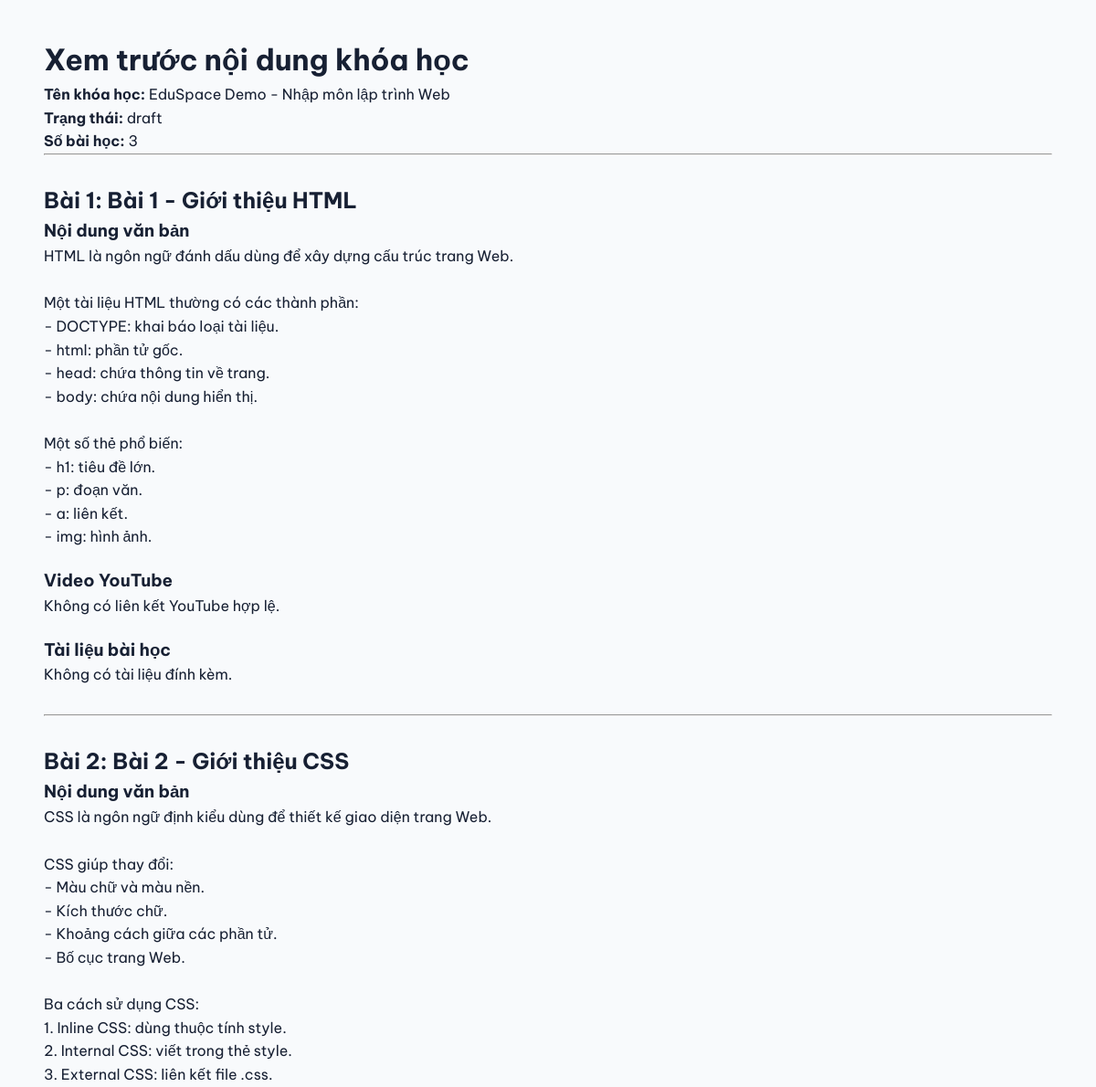
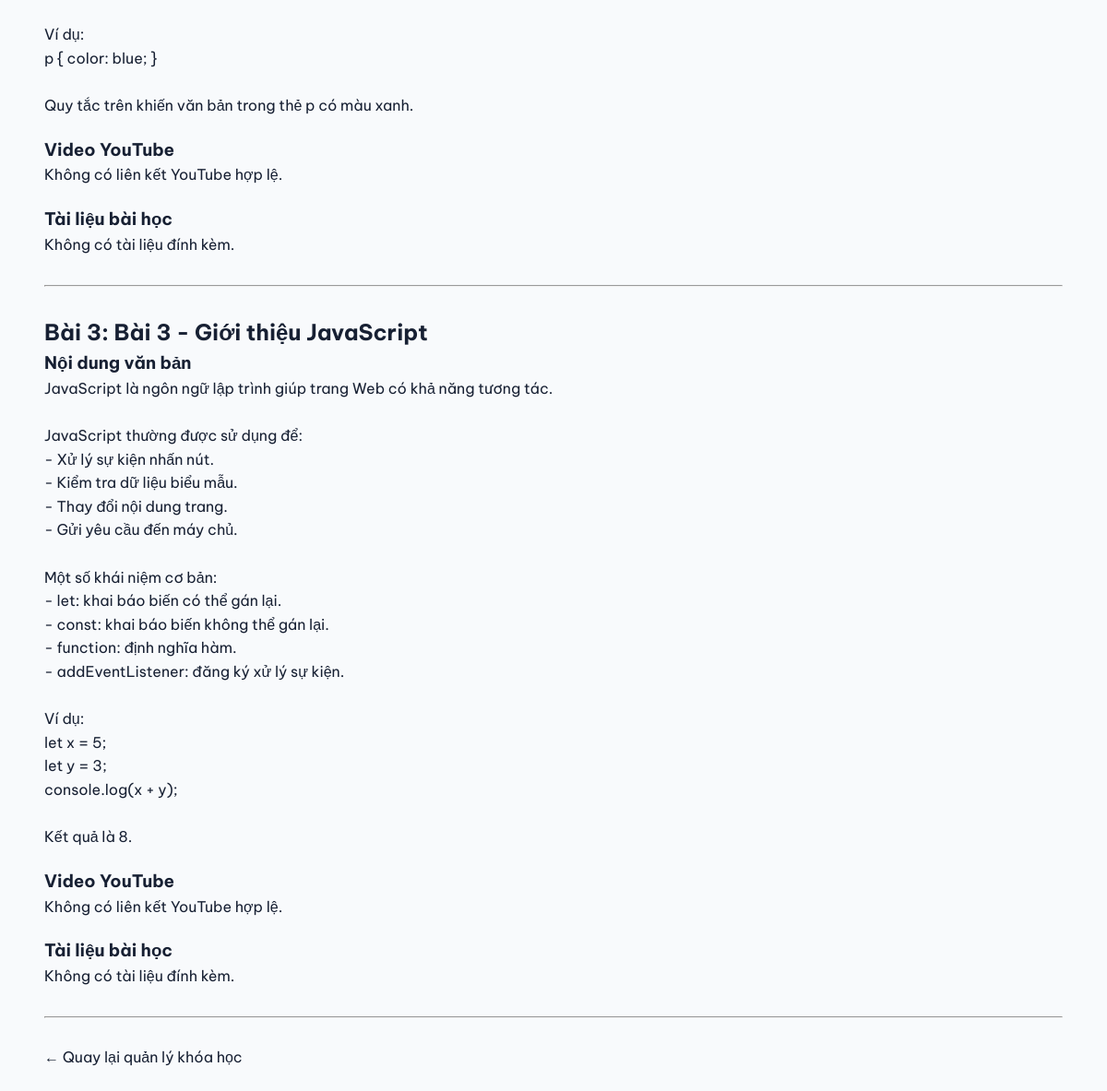
/admin/course_preview.php?course_id=13 (signed in), run on the app's committed database (2 pictures, top to bottom).
### tables this page shows
CREATE TABLE `courses` (
  `id` int(11) NOT NULL,
  `teacher_id` int(11) DEFAULT NULL,
  `category` varchar(100) NOT NULL,
  `title` varchar(255) NOT NULL,
  `description` text DEFAULT NULL,
  `icon` varchar(20) DEFAULT '?',
  `color` varchar(20) DEFAULT 'blue',
  `students` int(11) DEFAULT 0,
  `teacher_name` varchar(100) DEFAULT NULL,
  `status` enum('draft','pending','approved','rejected') DEFAULT 'draft',
  `created_at` timestamp NOT NULL DEFAULT current_timestamp()
);

CREATE TABLE `lessons` (
  `id` int(11) NOT NULL,
  `course_id` int(11) NOT NULL,
  `title` varchar(255) NOT NULL,
  `content` text DEFAULT NULL,
  `video_url` varchar(500) DEFAULT NULL,
  `lesson_order` int(11) NOT NULL DEFAULT 1,
  `created_at` timestamp NOT NULL DEFAULT current_timestamp()
);

### admin/course_preview.php (the view, shortened to what this page needs)
<?php
require_once __DIR__ . "/../includes/auth.php";
$courseId = filter_input(
    INPUT_GET,
    "course_id",
    FILTER_VALIDATE_INT
);
$stmt = $pdo->prepare(
    "SELECT id, title, status
     FROM courses
     WHERE id = ?
     LIMIT 1"
);
$stmt->execute([$courseId]);
$course = $stmt->fetch(PDO::FETCH_ASSOC);
$stmt = $pdo->prepare(
    "SELECT id, title, content, video_url, lesson_order
     FROM lessons
     WHERE course_id = ?
     ORDER BY lesson_order ASC, id ASC"
);
$stmt->execute([$courseId]);
$lessons = $stmt->fetchAll(PDO::FETCH_ASSOC);
$materialsByLesson = [];
function e($value) {
    return htmlspecialchars(
        (string)$value,
        ENT_QUOTES,
        "UTF-8"
    );
}
?>
<!DOCTYPE html>
<html lang="vi">
<head>
    <link rel="stylesheet" href="../assets/css/style.css">
</head>
<body>
<div class="container" style="padding: 40px 0;">
    <h1>Xem trước nội dung khóa học</h1>
    <p>
        <strong>Tên khóa học:</strong>
        <?php echo e($course["title"]); ?>
    </p>
    <p>
        <strong>Trạng thái:</strong>
        <?php echo e($course["status"]); ?>
    </p>
    <p>
        <strong>Số bài học:</strong>
        <?php echo count($lessons); ?>
    </p>
    <hr>
    <?php foreach ($lessons as $lesson): ?>
        <section style="margin: 30px 0;">
            <h2>
                Bài <?php echo (int)$lesson["lesson_order"]; ?>:
                <?php echo e($lesson["title"]); ?>
            </h2>
            <h3>Nội dung văn bản</h3>
            <?php if (trim((string)$lesson["content"]) !== ""): ?>
                <div>
                    <?php
                        echo nl2br(e($lesson["content"]));
                    ?>
                </div>
            <?php else: ?>
                <p>Không có nội dung văn bản.</p>
            <?php endif; ?>
            <h3 style="margin-top: 20px;">Video YouTube</h3>
            <?php
                $videoUrl = trim(
                    (string)($lesson["video_url"] ?? "")
                );
                $videoHost = strtolower(
                    (string)parse_url(
                        $videoUrl,
                        PHP_URL_HOST
                    )
                );
                $validYoutube =
                    filter_var($videoUrl, FILTER_VALIDATE_URL) &&
                    strtolower(
                        (string)parse_url(
                            $videoUrl,
                            PHP_URL_SCHEME
                        )
                    ) === "https" &&
                    in_array(
                        $videoHost,
                        [
                            "youtube.com",
                            "www.youtube.com",
                            "youtu.be"
                        ],
                        true
                    );
            ?>
            <?php if ($validYoutube): ?>
                <p>
                    <a
                        href="<?php echo e($videoUrl); ?>"
                        target="_blank"
                        rel="noopener noreferrer"
                    >
                        Mở video YouTube
                    </a>
                </p>
            <?php else: ?>
                <p>Không có liên kết YouTube hợp lệ.</p>
            <?php endif; ?>
            <h3 style="margin-top: 20px;">
                Tài liệu bài học
            </h3>
            <?php
                $files = $materialsByLesson[
                    (int)$lesson["id"]
                ] ?? [];
            ?>
            <?php if (empty($files)): ?>
                <p>Không có tài liệu đính kèm.</p>
            <?php endif; ?>
        </section>
        <hr>
    <?php endforeach; ?>
    <p style="margin-top: 30px;">
        <a href="courses.php">
            ← Quay lại quản lý khóa học
        </a>
    </p>
</div>
</body>
</html>

### assets/css/style.css (style rules this page uses)
:root { --primary: #4f46e5; --primary-dark: #3730a3; --text: #172033; --muted: #64748b; --background: #f8fafc; }
* { margin: 0; padding: 0; box-sizing: border-box; }
html { scroll-behavior: smooth; }
body { font-family: 'Be Vietnam Pro', Arial, sans-serif; background: var(--background); color: var(--text); line-height: 1.6; }
a { text-decoration: none; color: inherit; }
.container { width: min(1150px, 92%); margin: 0 auto; }

### data on the page
courses: title "EduSpace Demo - Nhập môn lập trình Web", status "draft"
lessons: lesson_order "1", title "Bài 1 - Giới thiệu HTML", content "HTML là ngôn ngữ đánh dấu dùng để xây dựng cấu trúc trang Web. Một tài liệu HTML thường có các thành phần: - DOCTYPE: khai báo loại tài liệu. - html: phần tử gốc. - head: chứa thông tin về trang. - body: chứa nội dung hiển thị. Một số thẻ phổ biến: - h1: tiêu đề lớn. - p: đoạn văn. - a: liên kết. - img: hình ảnh.", video_url "Không có liên kết YouTube hợp lệ."
lessons: lesson_order "2", title "Bài 2 - Giới thiệu CSS", content "CSS là ngôn ngữ định kiểu dùng để thiết kế giao diện trang Web. CSS giúp thay đổi: - Màu chữ và màu nền. - Kích thước chữ. - Khoảng cách giữa các phần tử. - Bố cục trang Web. Ba cách sử dụng CSS: 1. Inline CSS: dùng thuộc tính style. 2. Internal CSS: viết trong thẻ style. 3. External CSS: liên kết file .css. Ví dụ: p { color: blue; } Quy tắc trên khiến văn bản trong thẻ p có màu xanh.", video_url "Không có liên kết YouTube hợp lệ."
lessons: lesson_order "3", title "Bài 3 - Giới thiệu JavaScript", content "JavaScript là ngôn ngữ lập trình giúp trang Web có khả năng tương tác. JavaScript thường được sử dụng để: - Xử lý sự kiện nhấn nút. - Kiểm tra dữ liệu biểu mẫu. - Thay đổi nội dung trang. - Gửi yêu cầu đến máy chủ. Một số khái niệm cơ bản: - let: khai báo biến có thể gán lại. - const: khai báo biến không thể gán lại. - function: định nghĩa hàm. - addEventListener: đăng ký xử lý sự kiện. Ví dụ: let x = 5; let y = 3; console.log(x + y); Kết quả là 8.", video_url "Không có liên kết YouTube hợp lệ."

### other printed values
count($lessons) "3"
